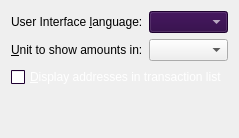
     <widget class="QWidget" name="tabDisplay">
      <attribute name="title">
       <string>&amp;Display</string>
      </attribute>
      <layout class="QVBoxLayout" name="verticalLayout_Display">
       <item>
        <layout class="QHBoxLayout" name="horizontalLayout_1_Display">
         <item>
          <widget class="QLabel" name="langLabel">
           <property name="text">
            <string>User Interface &amp;language:</string>
           </property>
           <property name="textFormat">
            <enum>Qt::PlainText</enum>
           </property>
           <property name="buddy">
            <cstring>lang</cstring>
           </property>
          </widget>
         </item>
         <item>
          <widget class="QValueComboBox" name="lang">
           <property name="palette">
            <palette>
             <active>
              <colorrole role="WindowText">
               <brush brushstyle="SolidPattern">
                <color alpha="255">
                 <red>255</red>
                 <green>255</green>
                 <blue>255</blue>
                </color>
               </brush>
              </colorrole>
              <colorrole role="Button">
               <brush brushstyle="SolidPattern">
                <color alpha="255">
                 <red>41</red>
                 <green>0</green>
                 <blue>64</blue>
                </color>
               </brush>
              </colorrole>
              <colorrole role="Text">
               <brush brushstyle="SolidPattern">
                <color alpha="255">
                 <red>255</red>
                 <green>255</green>
                 <blue>255</blue>
                </color>
               </brush>
              </colorrole>
              <colorrole role="ButtonText">
               <brush brushstyle="SolidPattern">
                <color alpha="255">
                 <red>255</red>
                 <green>255</green>
                 <blue>255</blue>
                </color>
               </brush>
              </colorrole>
              <colorrole role="Base">
               <brush brushstyle="SolidPattern">
                <color alpha="255">
                 <red>41</red>
                 <green>0</green>
                 <blue>64</blue>
                </color>
               </brush>
              </colorrole>
              <colorrole role="Window">
               <brush brushstyle="SolidPattern">
                <color alpha="255">
                 <red>41</red>
                 <green>0</green>
                 <blue>64</blue>
                </color>
               </brush>
              </colorrole>
             </active>
             <inactive>
              <colorrole role="WindowText">
               <brush brushstyle="SolidPattern">
                <color alpha="255">
                 <red>255</red>
                 <green>255</green>
                 <blue>255</blue>
                </color>
               </brush>
              </colorrole>
              <colorrole role="Button">
               <brush brushstyle="SolidPattern">
                <color alpha="255">
                 <red>41</red>
                 <green>0</green>
                 <blue>64</blue>
                </color>
               </brush>
              </colorrole>
              <colorrole role="Text">
               <brush brushstyle="SolidPattern">
                <color alpha="255">
                 <red>255</red>
                 <green>255</green>
                 <blue>255</blue>
                </color>
               </brush>
              </colorrole>
              <colorrole role="ButtonText">
               <brush brushstyle="SolidPattern">
                <color alpha="255">
                 <red>255</red>
                 <green>255</green>
                 <blue>255</blue>
                </color>
               </brush>
              </colorrole>
              <colorrole role="Base">
               <brush brushstyle="SolidPattern">
                <color alpha="255">
                 <red>41</red>
                 <green>0</green>
                 <blue>64</blue>
                </color>
               </brush>
              </colorrole>
              <colorrole role="Window">
               <brush brushstyle="SolidPattern">
                <color alpha="255">
                 <red>41</red>
                 <green>0</green>
                 <blue>64</blue>
                </color>
               </brush>
              </colorrole>
             </inactive>
             <disabled>
              <colorrole role="WindowText">
               <brush brushstyle="SolidPattern">
                <color alpha="255">
                 <red>255</red>
                 <green>255</green>
                 <blue>255</blue>
                </color>
               </brush>
              </colorrole>
              <colorrole role="Button">
               <brush brushstyle="SolidPattern">
                <color alpha="255">
                 <red>41</red>
                 <green>0</green>
                 <blue>64</blue>
                </color>
               </brush>
              </colorrole>
              <colorrole role="Text">
               <brush brushstyle="SolidPattern">
                <color alpha="255">
                 <red>255</red>
                 <green>255</green>
                 <blue>255</blue>
                </color>
               </brush>
              </colorrole>
              <colorrole role="ButtonText">
               <brush brushstyle="SolidPattern">
                <color alpha="255">
                 <red>255</red>
                 <green>255</green>
                 <blue>255</blue>
                </color>
               </brush>
              </colorrole>
              <colorrole role="Base">
               <brush brushstyle="SolidPattern">
                <color alpha="255">
                 <red>41</red>
                 <green>0</green>
                 <blue>64</blue>
                </color>
               </brush>
              </colorrole>
              <colorrole role="Window">
               <brush brushstyle="SolidPattern">
                <color alpha="255">
                 <red>41</red>
                 <green>0</green>
                 <blue>64</blue>
                </color>
               </brush>
              </colorrole>
             </disabled>
            </palette>
           </property>
           <property name="toolTip">
            <string>The user interface language can be set here. This setting will take effect after restarting momentum-beta.</string>
           </property>
          </widget>
         </item>
        </layout>
       </item>
       <item>
        <layout class="QHBoxLayout" name="horizontalLayout_2_Display">
         <item>
          <widget class="QLabel" name="unitLabel">
           <property name="text">
            <string>&amp;Unit to show amounts in:</string>
           </property>
           <property name="textFormat">
            <enum>Qt::PlainText</enum>
           </property>
           <property name="buddy">
            <cstring>unit</cstring>
           </property>
          </widget>
         </item>
         <item>
          <widget class="QValueComboBox" name="unit">
           <property name="toolTip">
            <string>Choose the default subdivision unit to show in the interface and when sending coins.</string>
           </property>
          </widget>
         </item>
        </layout>
       </item>
       <item>
        <widget class="QCheckBox" name="displayAddresses">
         <property name="palette">
          <palette>
           <active>
            <colorrole role="WindowText">
             <brush brushstyle="SolidPattern">
              <color alpha="255">
               <red>255</red>
               <green>255</green>
               <blue>255</blue>
              </color>
             </brush>
            </colorrole>
            <colorrole role="Button">
             <brush brushstyle="SolidPattern">
              <color alpha="255">
               <red>41</red>
               <green>0</green>
               <blue>64</blue>
              </color>
             </brush>
            </colorrole>
            <colorrole role="Text">
             <brush brushstyle="SolidPattern">
              <color alpha="255">
               <red>255</red>
               <green>255</green>
               <blue>255</blue>
              </color>
             </brush>
            </colorrole>
            <colorrole role="ButtonText">
             <brush brushstyle="SolidPattern">
              <color alpha="255">
               <red>255</red>
               <green>255</green>
               <blue>255</blue>
              </color>
             </brush>
            </colorrole>
            <colorrole role="Base">
             <brush brushstyle="SolidPattern">
              <color alpha="255">
               <red>255</red>
               <green>255</green>
               <blue>255</blue>
              </color>
             </brush>
            </colorrole>
            <colorrole role="Window">
             <brush brushstyle="SolidPattern">
              <color alpha="255">
               <red>41</red>
               <green>0</green>
               <blue>64</blue>
              </color>
             </brush>
            </colorrole>
           </active>
           <inactive>
            <colorrole role="WindowText">
             <brush brushstyle="SolidPattern">
              <color alpha="255">
               <red>255</red>
               <green>255</green>
               <blue>255</blue>
              </color>
             </brush>
            </colorrole>
            <colorrole role="Button">
             <brush brushstyle="SolidPattern">
              <color alpha="255">
               <red>41</red>
               <green>0</green>
               <blue>64</blue>
              </color>
             </brush>
            </colorrole>
            <colorrole role="Text">
             <brush brushstyle="SolidPattern">
              <color alpha="255">
               <red>255</red>
               <green>255</green>
               <blue>255</blue>
              </color>
             </brush>
            </colorrole>
            <colorrole role="ButtonText">
             <brush brushstyle="SolidPattern">
              <color alpha="255">
               <red>255</red>
               <green>255</green>
               <blue>255</blue>
              </color>
             </brush>
            </colorrole>
            <colorrole role="Base">
             <brush brushstyle="SolidPattern">
              <color alpha="255">
               <red>255</red>
               <green>255</green>
               <blue>255</blue>
              </color>
             </brush>
            </colorrole>
            <colorrole role="Window">
             <brush brushstyle="SolidPattern">
              <color alpha="255">
               <red>41</red>
               <green>0</green>
               <blue>64</blue>
              </color>
             </brush>
            </colorrole>
           </inactive>
           <disabled>
            <colorrole role="WindowText">
             <brush brushstyle="SolidPattern">
              <color alpha="255">
               <red>255</red>
               <green>255</green>
               <blue>255</blue>
              </color>
             </brush>
            </colorrole>
            <colorrole role="Button">
             <brush brushstyle="SolidPattern">
              <color alpha="255">
               <red>41</red>
               <green>0</green>
               <blue>64</blue>
              </color>
             </brush>
            </colorrole>
            <colorrole role="Text">
             <brush brushstyle="SolidPattern">
              <color alpha="255">
               <red>255</red>
               <green>255</green>
               <blue>255</blue>
              </color>
             </brush>
            </colorrole>
            <colorrole role="ButtonText">
             <brush brushstyle="SolidPattern">
              <color alpha="255">
               <red>255</red>
               <green>255</green>
               <blue>255</blue>
              </color>
             </brush>
            </colorrole>
            <colorrole role="Base">
             <brush brushstyle="SolidPattern">
              <color alpha="255">
               <red>41</red>
               <green>0</green>
               <blue>64</blue>
              </color>
             </brush>
            </colorrole>
            <colorrole role="Window">
             <brush brushstyle="SolidPattern">
              <color alpha="255">
               <red>41</red>
               <green>0</green>
               <blue>64</blue>
              </color>
             </brush>
            </colorrole>
           </disabled>
          </palette>
         </property>
         <property name="toolTip">
          <string>Whether to show momentum-beta addresses in the transaction list or not.</string>
         </property>
         <property name="text">
          <string>&amp;Display addresses in transaction list</string>
         </property>
        </widget>
       </item>
       <item>
        <spacer name="verticalSpacer_Display">
         <property name="orientation">
          <enum>Qt::Vertical</enum>
         </property>
         <property name="sizeHint" stdset="0">
          <size>
           <width>20</width>
           <height>40</height>
          </size>
         </property>
        </spacer>
       </item>
      </layout>
     </widget>
